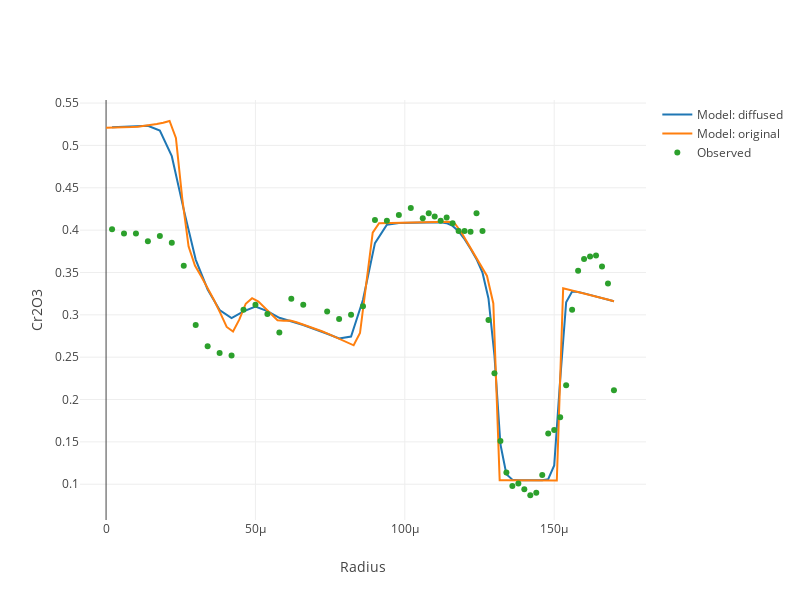

The notebook cell saved with this chart:
### Code cell
var ndCr2O3 = ndProfiles.Cr2O3.notDiffusedProfile.get()

Plotly([
    {
        x : modeled.x,
        y : modeled.Cr2O3,
        name : "Model: diffused"
    },
    {
        x : ndCr2O3.x,
        y : ndCr2O3.c,
        name : "Model: original"
    },
    {
        x : data.x,
        y : data.Cr2O3,
        mode : "markers",
        name : "Observed"
    }

],{
    width : 800,
    height : 600,
    xaxis : {
        title : "Radius"
    },
    yaxis : {
        title : "Cr2O3"
    }
})
